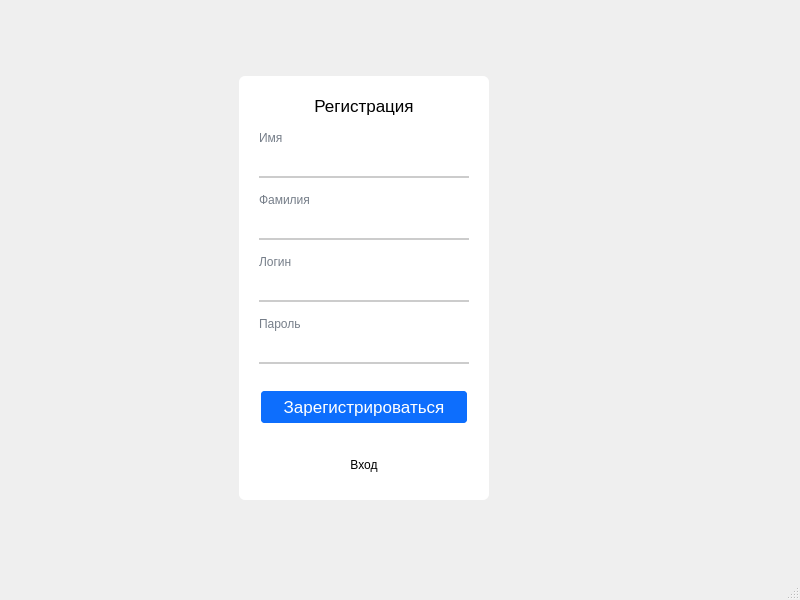
<?xml version="1.0" encoding="UTF-8"?>
<ui version="4.0">
 <class>MainWindow</class>
 <widget class="QMainWindow" name="MainWindow">
  <property name="geometry">
   <rect>
    <x>0</x>
    <y>0</y>
    <width>800</width>
    <height>600</height>
   </rect>
  </property>
  <property name="windowTitle">
   <string>MainWindow</string>
  </property>
  <property name="styleSheet">
   <string notr="true">#widget{
    background-color: #fff;
    border-radius: 6px;
	padding: 20px;
}

QWidget#widget{
	padding: 30px;
}

QLabel{
    color: #767e89;
}

QLabel#label{
    color: #000;
}

QLineEdit{
    border: none;
    border-bottom: 2px solid #cccccc;
}

QLineEdit:focus{
    border-bottom: 2px solid #28a2a2;
}

QPushButton{
    background-color: #0d6efd;
    border: 2px solid #fff;
color: #fff;
border-radius: 5px;
padding: 6px;
margin-top: 10px;
}

QPushButton:hover,
QPushButton:clicked{
background-color: #0b5ed7;
border: 2px solid #9ac3fe;
}</string>
  </property>
  <widget class="QWidget" name="centralwidget">
   <layout class="QHBoxLayout" name="horizontalLayout">
    <item>
     <widget class="QWidget" name="widget_3" native="true">
      <property name="minimumSize">
       <size>
        <width>250</width>
        <height>0</height>
       </size>
      </property>
      <layout class="QGridLayout" name="gridLayout_3">
       <property name="spacing">
        <number>15</number>
       </property>
       <item row="0" column="1">
        <spacer name="verticalSpacer_3">
         <property name="orientation">
          <enum>Qt::Orientation::Vertical</enum>
         </property>
         <property name="sizeHint" stdset="0">
          <size>
           <width>20</width>
           <height>15</height>
          </size>
         </property>
        </spacer>
       </item>
       <item row="3" column="1">
        <spacer name="verticalSpacer_4">
         <property name="orientation">
          <enum>Qt::Orientation::Vertical</enum>
         </property>
         <property name="sizeHint" stdset="0">
          <size>
           <width>20</width>
           <height>17</height>
          </size>
         </property>
        </spacer>
       </item>
       <item row="2" column="2">
        <spacer name="horizontalSpacer_4">
         <property name="orientation">
          <enum>Qt::Orientation::Horizontal</enum>
         </property>
         <property name="sizeHint" stdset="0">
          <size>
           <width>30</width>
           <height>20</height>
          </size>
         </property>
        </spacer>
       </item>
       <item row="1" column="1" rowspan="2">
        <widget class="QWidget" name="widget_2" native="true">
         <property name="minimumSize">
          <size>
           <width>250</width>
           <height>0</height>
          </size>
         </property>
         <layout class="QGridLayout" name="gridLayout">
          <property name="spacing">
           <number>15</number>
          </property>
          <item row="1" column="3">
           <spacer name="horizontalSpacer_2">
            <property name="orientation">
             <enum>Qt::Orientation::Horizontal</enum>
            </property>
            <property name="sizeHint" stdset="0">
             <size>
              <width>31</width>
              <height>20</height>
             </size>
            </property>
           </spacer>
          </item>
          <item row="1" column="1">
           <spacer name="horizontalSpacer">
            <property name="orientation">
             <enum>Qt::Orientation::Horizontal</enum>
            </property>
            <property name="sizeHint" stdset="0">
             <size>
              <width>31</width>
              <height>20</height>
             </size>
            </property>
           </spacer>
          </item>
          <item row="0" column="2">
           <spacer name="verticalSpacer">
            <property name="orientation">
             <enum>Qt::Orientation::Vertical</enum>
            </property>
            <property name="sizeHint" stdset="0">
             <size>
              <width>20</width>
              <height>19</height>
             </size>
            </property>
           </spacer>
          </item>
          <item row="2" column="2">
           <spacer name="verticalSpacer_2">
            <property name="orientation">
             <enum>Qt::Orientation::Vertical</enum>
            </property>
            <property name="sizeHint" stdset="0">
             <size>
              <width>20</width>
              <height>21</height>
             </size>
            </property>
           </spacer>
          </item>
          <item row="1" column="2">
           <widget class="QWidget" name="widget" native="true">
            <property name="minimumSize">
             <size>
              <width>250</width>
              <height>0</height>
             </size>
            </property>
            <layout class="QVBoxLayout" name="verticalLayout_5">
             <property name="spacing">
              <number>15</number>
             </property>
             <property name="leftMargin">
              <number>20</number>
             </property>
             <property name="topMargin">
              <number>20</number>
             </property>
             <property name="rightMargin">
              <number>20</number>
             </property>
             <property name="bottomMargin">
              <number>20</number>
             </property>
             <item>
              <widget class="QLabel" name="label">
               <property name="font">
                <font>
                 <pointsize>13</pointsize>
                </font>
               </property>
               <property name="toolTip">
                <string>&lt;html&gt;&lt;head/&gt;&lt;body&gt;&lt;p align=&quot;center&quot;&gt;Регистрация&lt;/p&gt;&lt;/body&gt;&lt;/html&gt;</string>
               </property>
               <property name="text">
                <string>Регистрация</string>
               </property>
               <property name="alignment">
                <set>Qt::AlignmentFlag::AlignCenter</set>
               </property>
              </widget>
             </item>
             <item>
              <layout class="QVBoxLayout" name="verticalLayout">
               <property name="spacing">
                <number>15</number>
               </property>
               <item>
                <widget class="QLabel" name="label_2">
                 <property name="text">
                  <string>Имя</string>
                 </property>
                </widget>
               </item>
               <item>
                <widget class="QLineEdit" name="lineEdit"/>
               </item>
              </layout>
             </item>
             <item>
              <layout class="QVBoxLayout" name="verticalLayout_2">
               <property name="spacing">
                <number>15</number>
               </property>
               <item>
                <widget class="QLabel" name="label_3">
                 <property name="text">
                  <string>Фамилия</string>
                 </property>
                </widget>
               </item>
               <item>
                <widget class="QLineEdit" name="lineEdit_2"/>
               </item>
              </layout>
             </item>
             <item>
              <layout class="QVBoxLayout" name="verticalLayout_3">
               <item>
                <widget class="QLabel" name="label_4">
                 <property name="text">
                  <string>Логин</string>
                 </property>
                </widget>
               </item>
               <item>
                <widget class="QLineEdit" name="lineEdit_3"/>
               </item>
              </layout>
             </item>
             <item>
              <layout class="QVBoxLayout" name="verticalLayout_4">
               <item>
                <widget class="QLabel" name="label_5">
                 <property name="text">
                  <string>Пароль</string>
                 </property>
                </widget>
               </item>
               <item>
                <widget class="QLineEdit" name="lineEdit_4"/>
               </item>
              </layout>
             </item>
             <item>
              <widget class="QPushButton" name="pushButton">
               <property name="font">
                <font>
                 <pointsize>13</pointsize>
                </font>
               </property>
               <property name="text">
                <string>Зарегистрироваться</string>
               </property>
              </widget>
             </item>
             <item>
              <widget class="QPushButton" name="pushButton_2">
               <property name="styleSheet">
                <string notr="true">background-color: #fff;
color: #000;</string>
               </property>
               <property name="text">
                <string>Вход</string>
               </property>
              </widget>
             </item>
            </layout>
           </widget>
          </item>
          <item row="1" column="0">
           <spacer name="horizontalSpacer_3">
            <property name="orientation">
             <enum>Qt::Orientation::Horizontal</enum>
            </property>
            <property name="sizeHint" stdset="0">
             <size>
              <width>181</width>
              <height>20</height>
             </size>
            </property>
           </spacer>
          </item>
         </layout>
        </widget>
       </item>
      </layout>
     </widget>
    </item>
   </layout>
  </widget>
  <widget class="QMenuBar" name="menubar">
   <property name="geometry">
    <rect>
     <x>0</x>
     <y>0</y>
     <width>800</width>
     <height>22</height>
    </rect>
   </property>
  </widget>
  <widget class="QStatusBar" name="statusbar"/>
 </widget>
 <resources/>
 <connections/>
</ui>
